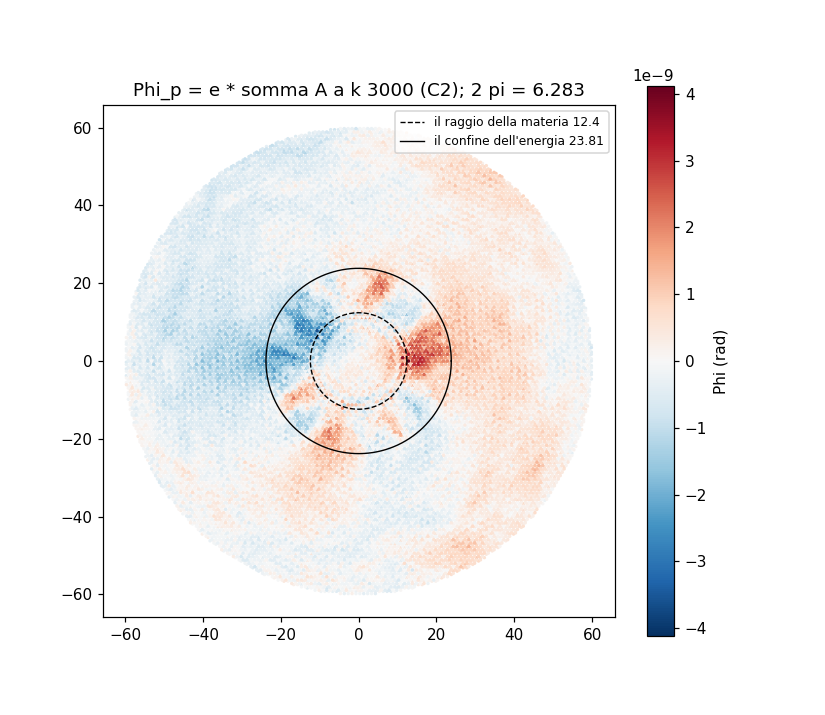

Write Python code to recreate this figure.
# -*- coding: utf-8 -*-
r"""**IL FLUSSO DI B NELLA PLACCHETTA, SOLO MISURA** *(Luca `2026-11-17` `19:40`; la carta `doc/TASK_HISTORY/2026-11-17_flusso_placchetta.md`)*. [[PROGETTO-U1]]

    E:\python\py3132\python.exe doc/referti_l2/flusso_placchetta.py > doc/referti_l2/flusso_placchetta.txt

**La definizione:** per ogni placchetta `p` *(triangolo antiorario)* **`Phi_p = e * somma sul bordo di +-A_a`** *(`e = p6_u_breve.E_DECISO`)*; il valore GREZZO e quello ridotto in `(-pi, pi]`; il quanto `|Phi_p| = 2 pi`. **Il campo delle corse e' NON COMPATTO** *(la carta, sez. `1`)*.
**Le placchette costruite QUI dal reticolo** *(`su`: `v -> v+a1 -> v+a1+a2`; `giu`: `v -> v+a1+a2 -> v+a2`; l'arco `x -> y` col segno `+` se e' `3x + a` verso `y`, `-` se e' l'arco di `y` verso `x`)*, **e K4 le confronta con `e * _u1_prototipo.Campo.B()`.**
**Gli stati:** `E:/soliton_simulator/controllo/<C1|C2>/stato_<k>.npz` *(`campo_A`, `meta["centro"]`)*, `k = 250 ... 3000`; **`k 0`: `A = 0` per costruzione** *(`porto.campi`)*. **Nessuna corsa, nessuna scena:** il toro `L 186` dai suoi indici.
"""
import json
import math
import os
import sys

import numpy as np

_QUI = os.path.dirname(os.path.abspath(__file__))
_RADICE = os.path.dirname(os.path.dirname(_QUI))
_SOL = os.path.join(_RADICE, "csv", "solitone")
_CSV = os.path.join(_RADICE, "csv")
for _p in (_QUI, _SOL, _CSV):
    if _p not in sys.path:
        sys.path.insert(0, _p)

L = 186
DIR = os.path.join("E:" + os.sep, "soliton_simulator", "controllo")
STATI = tuple(range(250, 3001, 250))
R_MATERIA, CONFINE = 12.4, 23.81


def placchette(L):
    """### `(P, S, off)`: le placchette `su` (prime `n`) e `giu` (ultime `n`), gli archi e i segni costruiti dai vicini; `off` lo scarto del baricentro dal nodo `v` (in `m1, m2`)."""
    n = L * L
    v = np.arange(n)
    m1, m2 = v // L, v % L

    def nb(d1, d2):
        return ((m1 + d1) % L) * L + (m2 + d2) % L

    def arco(x, a):          # ### l'arco a (0: a1, 1: a2, 2: a1 + a2) che parte da x
        return 3 * x + a
    v1, v2, v12 = nb(1, 0), nb(0, 1), nb(1, 1)
    # su: v -> v+a1 (a1 da v, +), v+a1 -> v+a1+a2 (a2 da v+a1, +), v+a1+a2 -> v (a1+a2 da v, -)
    su_P = np.stack([arco(v, 0), arco(v1, 1), arco(v, 2)], axis=1)
    su_S = np.tile([1.0, 1.0, -1.0], (n, 1))
    # giu: v -> v+a1+a2 (a1+a2 da v, +), v+a1+a2 -> v+a2 (a1 da v+a2, -), v+a2 -> v (a2 da v, -)
    giu_P = np.stack([arco(v, 2), arco(v2, 0), arco(v, 1)], axis=1)
    giu_S = np.tile([1.0, -1.0, -1.0], (n, 1))
    assert np.array_equal(nb(1, 0)[v2], v12)
    P = np.concatenate([su_P, giu_P])
    S = np.concatenate([su_S, giu_S])
    off = np.concatenate([np.tile([2.0 / 3.0, 1.0 / 3.0], (n, 1)), np.tile([1.0 / 3.0, 2.0 / 3.0], (n, 1))])
    return P, S, off


def phi(A, P, S, e):
    return e * (A[P[:, 0]] * S[:, 0] + A[P[:, 1]] * S[:, 1] + A[P[:, 2]] * S[:, 2])


def ridotto(x):
    return np.angle(np.exp(1j * x))


def carica(nome, k):
    f = os.path.join(DIR, nome, "stato_%05d.npz" % k)
    with np.load(f) as d:
        return d["campo_A"].copy(), json.loads(str(d["meta"]))["centro"]


def retta(x, y):
    X = np.vstack([x, np.ones_like(x)]).T
    c, *_ = np.linalg.lstsq(X, y, rcond=None)
    res = y - X @ c
    sig = float(np.sqrt(np.sum(res ** 2) / max(len(x) - 2, 1)))
    return float(c[0]), sig / float(np.sqrt(np.sum((x - x.mean()) ** 2))), float(c[1])


def main():
    import _presidio
    import _u1_prototipo as U1
    import p6_u_breve as PB
    from solitone import toro as TO
    _presidio.avvia(__file__)
    print("=" * 130)
    print("IL FLUSSO DI B NELLA PLACCHETTA (Luca 2026-11-17 19:40): Phi_p = e * somma +-A sul bordo, sugli stati di C1 e C2")
    print("=" * 130)
    e = PB.E_DECISO
    print("### e = %r; la forma del campo delle corse: %s (g = B / AREA: la spinta usa B, non sin B)" % (e, PB.FORMA))
    P, S, off = placchette(L)
    n = L * L
    v = np.arange(n)
    m1, m2 = (v // L).astype(float), (v % L).astype(float)
    pm1 = np.concatenate([m1, m1]) + off[:, 0]
    pm2 = np.concatenate([m2, m2]) + off[:, 1]
    esiti = []
    # ------------------------------------------------------------------ K1
    A0 = np.zeros(3 * n)           # ### l'array di porto.campi a k 0 (A = 0 per costruzione)
    f0 = phi(A0, P, S, e)
    print("K1: A = 0 (k 0, porto.campi): Phi diverso da 0 su %d placchette su %d" % (int(np.sum(f0 != 0)), f0.size))
    esiti.append(("K1: A = 0 -> Phi = 0 al bit su tutte le placchette", bool(np.all(f0 == 0.0))))
    # ------------------------------------------------------------------ K2, K3, K4 sugli stati
    rng = np.random.default_rng(0)
    c = U1.Campo(np.repeat(v, 3), np.stack([((v // L + 1) % L) * L + v % L, (v // L) * L + (v % L + 1) % L, ((v // L + 1) % L) * L + (v % L + 1) % L], axis=1).reshape(-1), (L, L), e, PB.FORMA, np.ones(3 * n))
    out = {}
    k2, k4 = [], []
    for nome in ("C2", "C1"):
        out[nome] = {}
        for k in STATI:
            A, centro = carica(nome, k)
            f = phi(A, P, S, e)
            out[nome][k] = (f, centro)
            k2.append(abs(float(np.sum(f))) / max(float(np.sum(np.abs(f))), 1e-300))
            c.A[...] = A
            k4.append(float(np.max(np.abs(f - e * np.concatenate([c.B()[:n], c.B()[n:]])))) / max(float(np.max(np.abs(f))), 1e-300))
    print("K2: |somma Phi| / somma |Phi| su ogni stato: massimo %.3e" % max(k2))
    esiti.append(("K2: la somma di Phi su tutte le placchette = 0 entro l'arrotondamento (|somma| / somma|.| sotto 1e-12)", max(k2) <= 1e-12))
    print("K4: max |Phi (le placchette di qui) - e * Campo.B()| / max |Phi|, su ogni stato: massimo %.3e" % max(k4))
    esiti.append(("K4: Phi = e * Campo.B() (il rotore del codice) entro 1e-12 relativo", max(k4) <= 1e-12))
    A, _c = carica("C2", 3000)
    f = phi(A, P, S, e)
    chi = float(np.std(A)) * rng.standard_normal(n)
    ii = np.repeat(v, 3)
    jj = c.jj
    Ag = A + chi[jj] - chi[ii]
    dg = float(np.max(np.abs(phi(Ag, P, S, e) - f))) / float(np.max(np.abs(f)))
    A1_ = A.copy()
    A1_[0] += float(np.std(A))
    d1 = float(np.max(np.abs(phi(A1_, P, S, e) - f))) / float(np.max(np.abs(f)))
    print("K3: la trasformazione di gauge a caso (seme 0, chi della scala di A): max |Delta Phi| / max |Phi| = %.3e; DEVE FALLIRE, un arco solo cambiato: %.3e" % (dg, d1))
    esiti.append(("K3 (P-B4): Phi invariato per gauge entro 1e-12 relativo (C2 k 3000)", dg <= 1e-12))
    esiti.append(("K3, DEVE FALLIRE: un arco solo cambiato muove Phi oltre 1e-12", d1 > 1e-12))
    # ------------------------------------------------------------------ M1-M4
    print("-" * 130)
    serie = {}
    for nome in ("C2", "C1"):
        print("%s:" % nome)
        mx, med_an, dove = [], [], []
        for k in STATI:
            f, centro = out[nome][k]
            D = TO.scarti(pm1, pm2, centro[0], centro[1], L)
            r = np.hypot(D[:, 0], D[:, 1])
            a = np.abs(f)
            i = int(np.argmax(a))
            an = np.floor(r).astype(int)
            mean_an = np.bincount(an, weights=a) / np.maximum(np.bincount(an), 1)
            mx.append(float(a.max()))
            dove.append(float(r[i]))
            med_an.append(mean_an)
            fr = ridotto(f)
            su, giu = slice(0, n), slice(n, 2 * n)
            if k in (250, 1500, 3000):
                print("  k %4d: max |Phi| grezzo %.6e (ridotto %.6e) a r %.2f (%s); il segno medio %+.3e; |Phi| medio %.3e" % (
                    k, float(a.max()), float(np.max(np.abs(fr))), float(r[i]), "su" if i < n else "giu", float(np.mean(np.sign(f))), float(a.mean())))
                for nm_, sl in (("su", su), ("giu", giu)):
                    ms = np.bincount(an[sl], weights=a[sl], minlength=an.max() + 1) / np.maximum(np.bincount(an[sl], minlength=an.max() + 1), 1)
                    mxs = np.zeros(an.max() + 1)
                    np.maximum.at(mxs, an[sl], a[sl])
                    print("     %-3s anelli 0..45 (media, massimo): %s" % (nm_, "  ".join("%d: %.2e %.2e" % (j, ms[j], mxs[j]) for j in range(0, 46, 3))))
            else:
                print("  k %4d: max |Phi| %.6e a r %.2f; |Phi| medio %.3e" % (k, float(a.max()), float(r[i]), float(a.mean())))
        serie[nome] = (np.array(mx), np.array(dove), med_an)
        ks = np.array(STATI, dtype=float)
        p, ep, _q = retta(ks, np.array(mx))
        ian = int(np.argmax(med_an[-1]))
        ya = np.array([x[ian] if ian < len(x) else 0.0 for x in med_an])
        pa, epa, _qa = retta(ks, ya)

        def verdetto(p_, e_):
            return "CRESCE" if p_ > 3 * e_ else ("CALA" if p_ < -3 * e_ else "RESTA")
        print("  M2: max |Phi| contro k: la pendenza %+.4e +- %.1e per tick (%s); |Phi| medio all'anello %d (il massimo a k 3000): %+.4e +- %.1e (%s)" % (p, ep, verdetto(p, ep), ian, pa, epa, verdetto(pa, epa)))
        m3 = float(np.max(mx)) / (2 * math.pi)
        txt = "M3: max |Phi| / 2 pi = %.4e" % m3
        if p > 3 * ep:
            t = (2 * math.pi - mx[-1]) / p
            txt += "; al ritmo di M2 il primo quanto a k 3000 + %.4e tick (fra %.4e e %.4e con +- un errore)" % (t, (2 * math.pi - mx[-1]) / (p + ep), (2 * math.pi - mx[-1]) / max(p - ep, 1e-300))
        print("  " + txt)
        if nome == "C2":
            esiti.append(("P-B1: in C2 max |Phi| sotto 1e-2 rad su tutti gli stati (%.3e)" % max(mx), max(mx) < 1e-2))
            esiti.append(("P-B2: il massimo entro 25 nodi dal baricentro su tutti gli stati (C2: le distanze da %.2f a %.2f)" % (min(dove), max(dove)), max(dove) <= 25.0))
    m2_, m1_ = serie["C2"][0], serie["C1"][0]
    rel = np.abs(m1_ - m2_) / m2_
    print("M4: C1 contro C2, |max|Phi|_C1 - max|Phi|_C2| / max|Phi|_C2 per stato: %s" % "  ".join("k %d: %.3e" % (k, x) for k, x in zip(STATI, rel)))
    esiti.append(("P-B3: C1 e C2 entro il 10%% su max |Phi| a ogni stato (il massimo %.3e)" % float(rel.max()), bool(np.all(rel < 0.10))))
    # ------------------------------------------------------------------ M5
    figura(out["C2"][3000], pm1, pm2)
    print("M5: la mappa di Phi a k 3000 (C2): flusso_placchetta.png")
    print("### l'ALIASING (dichiarato): gli stati ogni 250 tick; un'oscillazione di A piu' veloce di 500 tick NON si vede")
    print("-" * 130)
    for nm, ok in esiti:
        print("  DEVE: %-110s %s" % (nm, "PASSA" if ok else "### FALLISCE"))
    print("=" * 130)
    return 0


def figura(fc, pm1, pm2):
    import matplotlib
    matplotlib.use("Agg")
    import matplotlib.pyplot as plt
    from solitone import toro as TO
    f, centro = fc
    D = TO.scarti(pm1, pm2, centro[0], centro[1], L)
    r = np.hypot(D[:, 0], D[:, 1])
    sel = r <= 60.0
    m = float(np.max(np.abs(f[sel])))
    fig, ax = plt.subplots(figsize=(7.5, 6.5))
    sc = ax.scatter(D[sel, 0], D[sel, 1], c=f[sel], s=1.5, cmap="RdBu_r", vmin=-m, vmax=m)
    t = np.linspace(0, 2 * math.pi, 400)
    for R, st, nm in ((R_MATERIA, "--", "il raggio della materia 12.4"), (CONFINE, "-", "il confine dell'energia 23.81")):
        ax.plot(R * np.cos(t), R * np.sin(t), st, color="black", lw=0.9, label=nm)
    ax.set_aspect("equal")
    ax.set_title("Phi_p = e * somma A a k 3000 (C2); 2 pi = %.3f" % (2 * math.pi))
    ax.legend(loc="upper right", fontsize=8)
    fig.colorbar(sc, ax=ax, label="Phi (rad)")
    fig.savefig(os.path.join(_QUI, "flusso_placchetta.png"), dpi=110)


if __name__ == "__main__":
    sys.exit(main())
